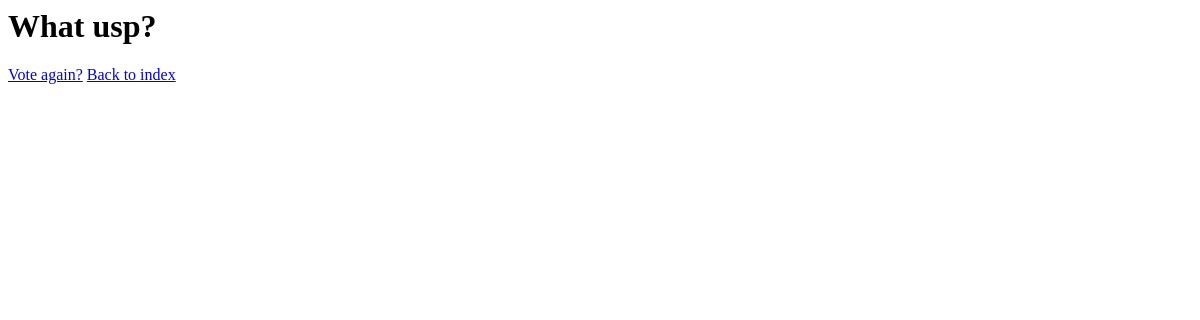
The app's page /blog/polls/1/results/, older data.
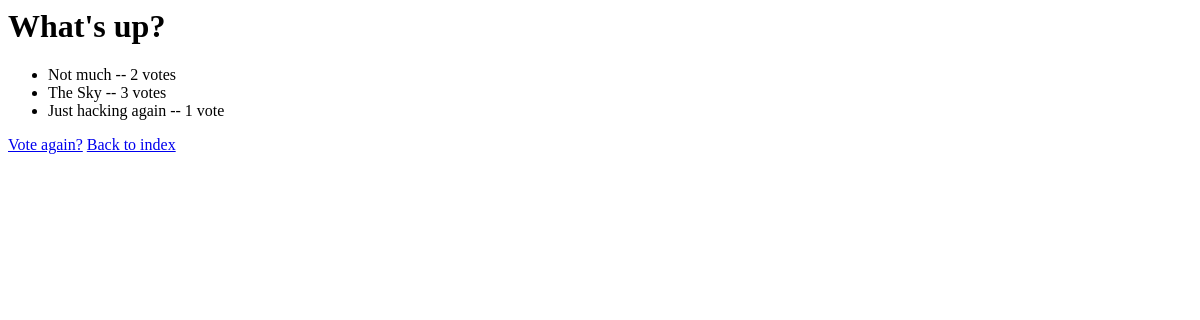
The same page, newer data.
### blog/models.py (models this page shows, shortened)
class Question(models.Model):
    question_text = models.CharField(max_length=200)
    pub_date = models.DateTimeField('date published')

class Choice(models.Model):
    question = models.ForeignKey(Question, on_delete=models.CASCADE)
    choice_text = models.CharField(max_length=200)
    votes = models.IntegerField(default=0)

### blog/views.py (the view)
# urls.py: path('polls/<int:pk>/results/', views.ResultsView.as_view(), name='results'),
class ResultsView(generic.DetailView):
	model = Question
	template_name = 'polls/results.html'
	def get_queryset(self):
		return Question.objects.filter(pub_date__lte=timezone.now())

### blog/templates/polls/results.html
<h1>{{ question.question_text }}</h1>
<ul>
{% for choice in question.choice_set.all %}
    <li>{{ choice.choice_text }} -- {{ choice.votes }} vote{{ choice.votes|pluralize }}</li>
{% endfor %}
</ul>
<a href="{% url 'polls:detail' question.id %}">Vote again?</a>
<a href="{% url 'polls:index' %}">Back to index</a>

Row changes from the older to the newer data that the page shows:
changed Question: question_text "What usp?" → "What's up?"
added Choice: choice_text "Not much", votes "2"
added Choice: choice_text "The Sky", votes "3"
added Choice: choice_text "Just hacking again", votes "1"
